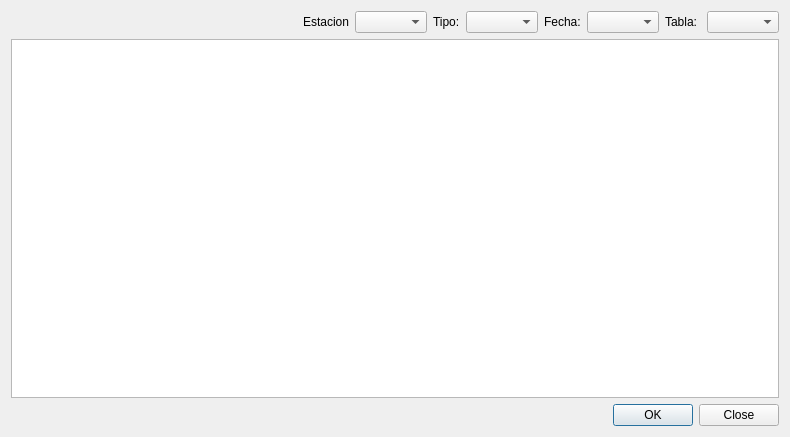
<?xml version="1.0" encoding="UTF-8"?>
<ui version="4.0">
 <class>browseTableWidget</class>
 <widget class="QWidget" name="browseTableWidget">
  <property name="geometry">
   <rect>
    <x>0</x>
    <y>0</y>
    <width>790</width>
    <height>437</height>
   </rect>
  </property>
  <property name="windowTitle">
   <string>Visualizar Tablas de Datos</string>
  </property>
  <layout class="QVBoxLayout" name="verticalLayout">
   <item>
    <layout class="QHBoxLayout" name="horizontalLayout">
     <item>
      <spacer name="horizontalSpacer">
       <property name="orientation">
        <enum>Qt::Horizontal</enum>
       </property>
       <property name="sizeHint" stdset="0">
        <size>
         <width>40</width>
         <height>20</height>
        </size>
       </property>
      </spacer>
     </item>
     <item>
      <widget class="QLabel" name="label_4">
       <property name="text">
        <string>Estacion</string>
       </property>
      </widget>
     </item>
     <item>
      <widget class="QComboBox" name="cboEstacion"/>
     </item>
     <item>
      <widget class="QLabel" name="label_3">
       <property name="text">
        <string>Tipo:</string>
       </property>
      </widget>
     </item>
     <item>
      <widget class="QComboBox" name="typeComboBox"/>
     </item>
     <item>
      <widget class="QLabel" name="label_2">
       <property name="text">
        <string>Fecha:</string>
       </property>
      </widget>
     </item>
     <item>
      <widget class="QComboBox" name="datesComboBox"/>
     </item>
     <item>
      <widget class="QLabel" name="label">
       <property name="text">
        <string>Tabla: </string>
       </property>
      </widget>
     </item>
     <item>
      <widget class="QComboBox" name="tableComboBox"/>
     </item>
    </layout>
   </item>
   <item>
    <widget class="QTableView" name="tableView">
     <property name="editTriggers">
      <set>QAbstractItemView::NoEditTriggers</set>
     </property>
     <property name="selectionMode">
      <enum>QAbstractItemView::SingleSelection</enum>
     </property>
     <property name="selectionBehavior">
      <enum>QAbstractItemView::SelectRows</enum>
     </property>
    </widget>
   </item>
   <item>
    <widget class="QDialogButtonBox" name="buttonBox">
     <property name="standardButtons">
      <set>QDialogButtonBox::Close|QDialogButtonBox::Ok</set>
     </property>
    </widget>
   </item>
  </layout>
 </widget>
 <resources/>
 <connections/>
</ui>
